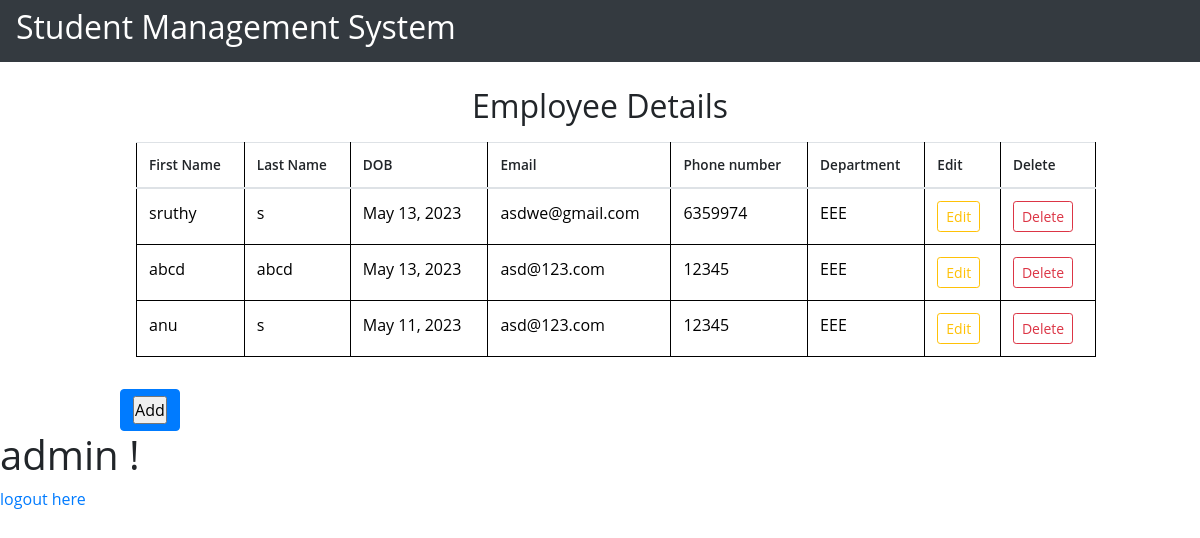
The app's page /Table (signed in) with its own data.
### UserReg/models.py (models this page shows)
class Tables (models.Model):
     Fname =models.CharField(max_length=50)
     Lname =models.CharField(max_length=50)
     Dob = models.DateField()
     email= models.EmailField()
     phn = models.IntegerField()
     dept = models.CharField(max_length=20,default="")

### UserReg/views.py (the view)
# urls.py: path('Table',views.Table,name='Table'),
@login_required
def Table(request):
    if request.user.is_authenticated:
        d = {
        "datas": Tables.objects.all()
        }
        return render(request,'index.html',d)
    else:
        return redirect(userlogin)

### UserReg/templates/index.html (shortened to what this page needs)
{% load static%}
<!DOCTYPE html>
<html lang="en">
<head>
    <link rel="stylesheet" href="https://cdn.jsdelivr.net/npm/bootstrap@4.5.3/dist/css/bootstrap.min.css">
    <link rel="stylesheet" href="{% static 'css\index.css'%}">
</head>
<body>
    <nav class="navbar navbar-expand-lg navbar-light bg-dark" >
       <h2 style="color: white;">Student Management System</h2>
    </nav>
<div class="bg" style="padding-left: 10%; padding-top: 25px; padding-right: 10%;">
   <h2  style="text-align: center;">Employee Details</h2>
    <table class= table table-border>
        <thead>
          <tr>
            <th scope="col">First Name</th>
            <th scope="col">Last Name</th>
            <th scope="col">DOB</th>
            <th cope="col"> Email</th>
            <th scope="col">Phone number</th>
            <th scope="col">Department</th>
            <th scope="col">Edit  </th>
            <th scope="col">Delete  </th>
        </thead>
        <tbody>
{% for i in datas %}
          <tr>
            <td scope="row">{{i.Fname}}</td>
            <td>{{i.Lname}}</td>
            <td>{{i.Dob}}</td>
            <td>{{i.email}}</td>
            <td>{{i.phn}}</td>
            <td>{{i.dept}}</td>
            <td> <a href="{% url 'Change' s_id=i.id %}" onclick="return confirm('Are you sure want to edit?')"> <button class="btn btn-outline-warning btn-sm" type="submit">Edit</button></td>
            <td><a href="{% url 'delete' s_id=i.id %}" onclick="return confirm('Are you sure want to delete?')" ><button class="btn btn-outline-danger btn-sm" type="submit">Delete</button></td>
            </tr>
{% endfor %}
        </tbody>
      </table>
      <div class="btn btn-primary mt-3"><a href="Reg"> <input type="submit" name="Add" class="submit action-button" value="Add"/> </a></div>
        </div>
        {% if request.user.is_authenticated %}
        <h1> {{request.user.username}} !</h1>
        <a href="{% url 'userlogout' %}">logout here</a>
        {% endif %}
</body>
</html>

### UserReg/static/css/index.css (style rules this page uses)
*, *:before, *:after { margin: 0; padding: 0; box-sizing: border-box; }
body { font-family: 'Open Sans', sans-serif; }
table { border-radius: 2px; border-collapse: collapse; margin: 1em; background-color: #fff; border: #000000 1px solid; }
th { border: #000000 1px solid; font-size: 0.85em; font-weight: 600; padding: 0.5em 1em; text-align: left; }
td { color: #000000; font-weight: 400; padding: 0.65em 1em; border: #000000 1px solid; }
tbody tr { transition: background 0.25s ease; }

### records on screen
Tables: Fname "sruthy", Lname "s", Dob "May 13, 2023", email "asdwe@gmail.com", phn "6359974", dept "EEE"
Tables: Fname "abcd", Lname "abcd", Dob "May 13, 2023", email "asd@123.com", phn "12345", dept "EEE"
Tables: Fname "anu", Lname "s", Dob "May 11, 2023", email "asd@123.com", phn "12345", dept "EEE"

### other values on screen
{{ request.user.username }} "admin"
